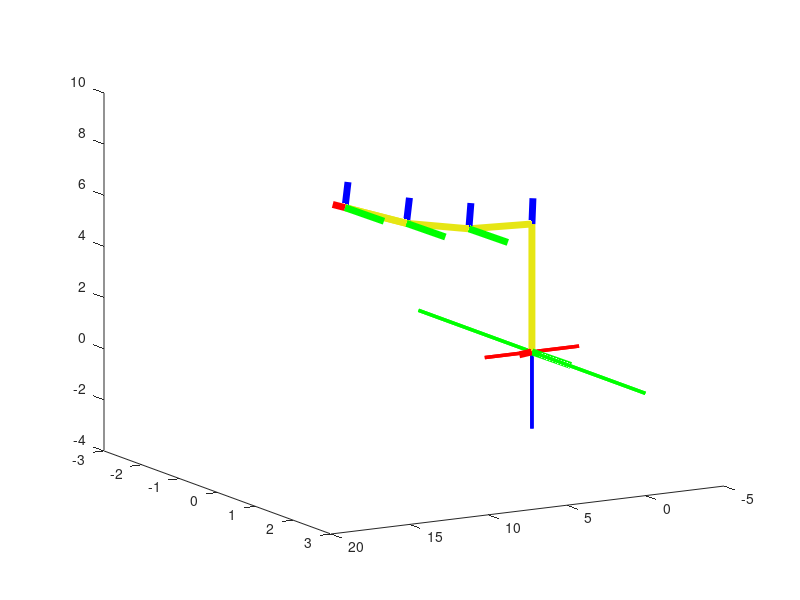

This figure's MATLAB source:
close all
clear all
clc

 promt = 'introduzca el valor (grados):';
 ang_Deg = input(promt);
 ang_Rad = deg2rad(ang_Deg);
 promt = 'introduzca el valor (grados):';
 ang_Deg2 = input(promt);
 ang_Rad2 = deg2rad(ang_Deg2);
 promt = 'introduzca el valor (grados):';
 ang_Deg3 = input(promt);
 ang_Rad3 = deg2rad(ang_Deg3);
 promt = 'introduzca el valor (grados):';
 ang_Deg4 = input(promt);
 ang_Rad4 = deg2rad(ang_Deg4);
 promt = 'introduzca el valor de L1:';
 L1= input(promt);
 promt = 'introduzca el valor de L2:';
 L2= input(promt);
 promt = 'introduzca el valor de L3:';
 L3= input(promt);
 promt = 'introduzca el valor de L4:';
 L4= input(promt);

 p1=[0 0 0]';
 if ang_Deg>=0
     angVec = 0:0.01:ang_Rad;
 else
      angVec = 0:-0.01:ang_Rad;
 end
 for i=1:length(angVec)
   clf
line([-3 3],[0 0],[0 0],'color',[1 0 0],'linewidth',2.5);   %establece el Eje x rojo
line([0 0],[-3 3],[0 0],'color',[0 1 0],'linewidth',2.5);   %establece el Eje y verde
line([0 0],[0 0],[-3 3],'color',[0 0 1],'linewidth',2.5);   %establece el Eje z azul
     cos(angVec(i))

TRz1 = [cos(angVec(i)) -sin(angVec(i)) 0 0;sin(angVec(i)) cos(angVec(i)) 0 0;0 0 1 0;0 0 0 1];
TTz = [1 0 0 0;0 1 0 0; 0 0 1 L1; 0 0 0 1];
T1=TRz1*TTz;
p2=T1(1:3,4);
%---------------------------------
v1x=T1(1:3,1);
v1y=T1(1:3,2);
v1z=T1(1:3,3);
view(150,15)
%-----------------------------
line([p1(1) p2(1)],[p1(2) p2(2)],[p1(3) p2(3)],'color',[0.5 00.7 0],'linewidth',5)%primer eslabon del brazo
line([p1(1) v1x(1)],[p1(2) v1x(2)],[p1(3) v1x(3)],'color',[1 0 0],'linewidth',5)
line([p1(1) v1y(1)],[p1(2) v1y(2)],[p1(3) v1y(3)],'color',[0 1 0],'linewidth',5)
line([p1(1) v1z(1)],[p1(2) v1z(2)],[p1(3) v1z(3)],'color',[0 0 1],'linewidth',5)

%-----------------------
line([-3 3],[0 0],[0 0],'color',[1 0 0],'linewidth',2.5);   %establece el Eje x rojo
line([0 0],[-3 3],[0 0],'color',[0 1 0],'linewidth',2.5);   %establece el Eje y verde
line([0 0],[0 0],[-3 3],'color',[0 0 1],'linewidth',2.5);   %establece el Eje z azul
TRy1 = [cos(0) 0 -sin(0) 0;0 1 0 0;sin(0) 0 cos(0) 0;0 0 0 1];
TTz1 = [1 0 0 L2;0 1 0 0; 0 0 1 0; 0 0 0 1];
T2=TRy1*TTz1;
Ta=T1*T2;
p3=Ta(1:3,4);
%-------------------------------
v2x=p2+Ta(1:3,1);
v2y=p2+Ta(1:3,2);
v2z=p2+Ta(1:3,3);
line([p2(1) p3(1)],[p2(2) p3(2)],[p2(3) p3(3)],'color',[0.6 0 0.8],'linewidth',5)
line([p2(1) v2x(1)],[p2(2) v2x(2)],[p2(3) v2x(3)],'color',[1 0 0],'linewidth',5)
line([p2(1) v2x(1)],[p2(2) v2x(2)],[p2(3) v2x(3)],'color',[0 1 0],'linewidth',5)
line([p2(1) v2z(1)],[p2(2) v2z(2)],[p2(3) v2z(3)],'color',[0 0 1],'linewidth',5)
%----------------------------------
line([-3 3],[0 0],[0 0],'color',[1 0 0],'linewidth',2.5);   %establece el Eje x rojo
line([0 0],[-3 3],[0 0],'color',[0 1 0],'linewidth',2.5);   %establece el Eje y verde
line([0 0],[0 0],[-3 3],'color',[0 0 1],'linewidth',2.5);   %establece el Eje z azul
TRy2 = [cos(0) 0 -sin(0) 0;0 1 0 0;sin(0) 0 cos(0) 0;0 0 0 1];
TTz2 = [1 0 0 L2;0 1 0 0; 0 0 1 0; 0 0 0 1];
T3=TRy2*TTz2;
Tb=Ta*T3;
p4=Tb(1:3,4);
v3x=p3+Tb(1:3,1);
v3y=p3+Tb(1:3,2);
v3z=p3+Tb(1:3,3);

%-------------------
line([p3(1) p4(1)],[p3(2) p4(2)],[p3(3) p4(3)],'color',[0 0.3 0],'linewidth',5)
line([p3(1) v3x(1)],[p3(2) v3x(2)],[p3(3) v3x(3)],'color',[1 0 0],'linewidth',5)
line([p3(1) v3y(1)],[p3(2) v3y(2)],[p3(3) v3y(3)],'color',[0 1 0],'linewidth',5)
line([p3(1) v3z(1)],[p3(2) v3z(2)],[p3(3) v3z(3)],'color',[0 0 1],'linewidth',5)

%------------------------------
line([-3 3],[0 0],[0 0],'color',[1 0 0],'linewidth',2.5);   %establece el Eje x rojo
line([0 0],[-3 3],[0 0],'color',[0 1 0],'linewidth',2.5);   %establece el Eje y verde
line([0 0],[0 0],[-3 3],'color',[0 0 1],'linewidth',2.5);   %establece el Eje z azul
TRy3 = [cos(0) 0 -sin(0) 0;0 1 0 0;sin(0) 0 cos(0) 0;0 0 0 1];
TTz3 = [1 0 0 L2;0 1 0 0; 0 0 1 0; 0 0 0 1];
T4=TRy3*TTz3;
Tc=Tb*T4;
p5=Tc(1:3,4);

v4x=p4+Tc(1:3,1);
v4y=p4+Tc(1:3,2);
v4z=p4+Tc(1:3,3);

v5x=p5+Tc(1:3,1);
v5y=p5+Tc(1:3,2);
v5z=p5+Tc(1:3,3);

%----------------------------------------------
line([p4(1) p5(1)],[p4(2) p5(2)],[p4(3) p5(3)],'color',[0 0.7 0],'linewidth',5)
line([p4(1) v4x(1)],[p4(2) v4x(2)],[p4(3) v4x(3)],'color',[1 0 0],'linewidth',5)
line([p4(1) v4y(1)],[p4(2) v4y(2)],[p4(3) v4y(3)],'color',[0 1 0],'linewidth',5)
line([p4(1) v4z(1)],[p4(2) v4z(2)],[p4(3) v4z(3)],'color',[0 0 1],'linewidth',5)
line([p5(1) v5x(1)],[p5(2) v5x(2)],[p5(3) v5x(3)],'color',[1 0 0],'linewidth',5)
line([p5(1) v5y(1)],[p5(2) v5y(2)],[p5(3) v5y(3)],'color',[0 1 0],'linewidth',5)
line([p5(1) v5z(1)],[p5(2) v5z(2)],[p5(3) v5z(3)],'color',[0 0 1],'linewidth',5)

pause(0.1);



 end
 
  if ang_Deg2>=0
 angVec2=0:0.01:ang_Rad2;
 else
     angVec2=0:-0.01:ang_Rad2;
  end
 for i=1:length(angVec2)
   clf
line([-3 3],[0 0],[0 0],'color',[1 0 0],'linewidth',2.5);   %establece el Eje x rojo
line([0 0],[-3 3],[0 0],'color',[0 1 0],'linewidth',2.5);   %establece el Eje y verde
line([0 0],[0 0],[-3 3],'color',[0 0 1],'linewidth',2.5);   %establece el Eje z azul
 p2=T1(1:3,4);
%----------------------------------------
 line([p1(1) p2(1)],[p1(2) p2(2)],[p1(3) p2(3)],'color',[0.9 0.9 0.08],'linewidth',5)
 line([p1(1) v1x(1)],[p1(2) v1x(2)],[p1(3) v1x(3)],'color',[1 0 0],'linewidth',5)
 line([p1(1) v1y(1)],[p1(2) v1y(2)],[p1(3) v1y(3)],'color',[0 1 0],'linewidth',5)
 line([p1(1) v1z(1)],[p1(2) v1z(2)],[p1(3) v1z(3)],'color',[0 0 1],'linewidth',5)

line([-3 3],[0 0],[0 0],'color',[1 0 0],'linewidth',2.5);   %establece el Eje x rojo
line([0 0],[-3 3],[0 0],'color',[0 1 0],'linewidth',2.5);   %establece el Eje y verde
line([0 0],[0 0],[-3 3],'color',[0 0 1],'linewidth',2.5);   %establece el Eje z azul
TRy1 = [cos(angVec2(i)) 0 -sin(angVec2(i)) 0;0 1 0 0;sin(angVec2(i)) 0 cos(angVec2(i)) 0;0 0 0 1];
TTz1 = [1 0 0 L2;0 1 0 0; 0 0 1 0; 0 0 0 1];
T2=TRy1*TTz1;
Ta=T1*T2;
p3=Ta(1:3,4);
v2x=p2+Ta(1:3,1);
v2y=p2+Ta(1:3,2);
v2z=p2+Ta(1:3,3);
%------------------------------------
view(150,15)
line([p2(1) p3(1)],[p2(2) p3(2)],[p2(3) p3(3)],'color',[0.9 0.9 0.08],'linewidth',5)
line([p2(1) v2x(1)],[p2(2) v2x(2)],[p2(3) v2x(3)],'color',[1 0 0],'linewidth',5)
line([p2(1) v2x(1)],[p2(2) v2x(2)],[p2(3) v2x(3)],'color',[0 1 0],'linewidth',5)
line([p2(1) v2z(1)],[p2(2) v2z(2)],[p2(3) v2z(3)],'color',[0 0 1],'linewidth',5)
line([-3 3],[0 0],[0 0],'color',[1 0 0],'linewidth',2.5);   %establece el Eje x rojo
line([0 0],[-3 3],[0 0],'color',[0 1 0],'linewidth',2.5);   %establece el Eje y verde
line([0 0],[0 0],[-3 3],'color',[0 0 1],'linewidth',2.5);   %establece el Eje z azul
TRy2 = [cos(0) 0 -sin(0) 0;0 1 0 0;sin(0) 0 cos(0) 0;0 0 0 1];
TTz2 = [1 0 0 L3;0 1 0 0; 0 0 1 0; 0 0 0 1];
T3=TRy2*TTz2;
Tb=Ta*T3;
p4=Tb(1:3,4);
v3x=p3+Tb(1:3,1);
v3y=p3+Tb(1:3,2);
v3z=p3+Tb(1:3,3);
%-----------------------------------
line([p3(1) p4(1)],[p3(2) p4(2)],[p3(3) p4(3)],'color',[0.9 0.9 0.08],'linewidth',5)
line([p3(1) v3x(1)],[p3(2) v3x(2)],[p3(3) v3x(3)],'color',[1 0 0],'linewidth',5)
line([p3(1) v3y(1)],[p3(2) v3y(2)],[p3(3) v3y(3)],'color',[0 1 0],'linewidth',5)
line([p3(1) v3z(1)],[p3(2) v3z(2)],[p3(3) v3z(3)],'color',[0 0 1],'linewidth',5)

line([-3 3],[0 0],[0 0],'color',[1 0 0],'linewidth',2.5);   %establece el Eje x rojo
line([0 0],[-3 3],[0 0],'color',[0 1 0],'linewidth',2.5);   %establece el Eje y verde
line([0 0],[0 0],[-3 3],'color',[0 0 1],'linewidth',2.5);   %establece el Eje z azul
TRy3 = [cos(0) 0 -sin(0) 0;0 1 0 0;sin(0) 0 cos(0) 0;0 0 0 1];
TTz3 = [1 0 0 L4;0 1 0 0; 0 0 1 0; 0 0 0 1];
T4=TRy3*TTz3;
Tc=Tb*T4;
p5=Tc(1:3,4);
v4x=p4+Tc(1:3,1);
v4y=p4+Tc(1:3,2);
v4z=p4+Tc(1:3,3);

v5x=p5+Tc(1:3,1);
v5y=p5+Tc(1:3,2);
v5z=p5+Tc(1:3,3);
%-----------------------------------------------
line([p4(1) p5(1)],[p4(2) p5(2)],[p4(3) p5(3)],'color',[0.9 0.9 0.08],'linewidth',5)
line([p4(1) p5(1)],[p4(2) p5(2)],[p4(3) p5(3)],'color',[0.9 0.9 0.08],'linewidth',5)
line([p4(1) v4x(1)],[p4(2) v4x(2)],[p4(3) v4x(3)],'color',[1 0 0],'linewidth',5)
line([p4(1) v4y(1)],[p4(2) v4y(2)],[p4(3) v4y(3)],'color',[0 1 0],'linewidth',5)
line([p4(1) v4z(1)],[p4(2) v4z(2)],[p4(3) v4z(3)],'color',[0 0 1],'linewidth',5)
line([p5(1) v5x(1)],[p5(2) v5x(2)],[p5(3) v5x(3)],'color',[1 0 0],'linewidth',5)
line([p5(1) v5y(1)],[p5(2) v5y(2)],[p5(3) v5y(3)],'color',[0 1 0],'linewidth',5)
line([p5(1) v5z(1)],[p5(2) v5z(2)],[p5(3) v5z(3)],'color',[0 0 1],'linewidth',5)
pause(0.1);
 end

 if ang_Deg3>=0
 angVec3=0:0.01:ang_Rad3;
 else
     angVec3=0:-0.01:ang_Rad3;
  end
  
   for i=1:length(angVec3)
   clf
line([-3 3],[0 0],[0 0],'color',[1 0 0],'linewidth',2.5);   %establece el Eje x rojo
line([0 0],[-3 3],[0 0],'color',[0 1 0],'linewidth',2.5);   %establece el Eje y verde
line([0 0],[0 0],[-3 3],'color',[0 0 1],'linewidth',2.5);   %establece el Eje z azul
 p2=T1(1:3,4);
 line([p1(1) p2(1)],[p1(2) p2(2)],[p1(3) p2(3)],'color',[0.9 0.9 0.08],'linewidth',5)
 line([p1(1) v1x(1)],[p1(2) v1x(2)],[p1(3) v1x(3)],'color',[1 0 0],'linewidth',5)
 line([p1(1) v1y(1)],[p1(2) v1y(2)],[p1(3) v1y(3)],'color',[0 1 0],'linewidth',5)
 line([p1(1) v1z(1)],[p1(2) v1z(2)],[p1(3) v1z(3)],'color',[0 0 1],'linewidth',5)

 p3=Ta(1:3,4);
 line([p2(1) p3(1)],[p2(2) p3(2)],[p2(3) p3(3)],'color',[0.9 0.9 0.08],'linewidth',5)
 line([p2(1) v2x(1)],[p2(2) v2x(2)],[p2(3) v2x(3)],'color',[1 0 0],'linewidth',5)
 line([p2(1) v2x(1)],[p2(2) v2x(2)],[p2(3) v2x(3)],'color',[0 1 0],'linewidth',5)
 line([p2(1) v2z(1)],[p2(2) v2z(2)],[p2(3) v2z(3)],'color',[0 0 1],'linewidth',5)

line([-3 3],[0 0],[0 0],'color',[1 0 0],'linewidth',2.5);   %establece el Eje x rojo
line([0 0],[-3 3],[0 0],'color',[0 1 0],'linewidth',2.5);   %establece el Eje y verde
line([0 0],[0 0],[-3 3],'color',[0 0 1],'linewidth',2.5);   %establece el Eje z azul
TRy2 = [cos(angVec3(i)) 0 -sin(angVec3(i)) 0;0 1 0 0;sin(angVec3(i)) 0 cos(angVec3(i)) 0;0 0 0 1];
TTz2 = [1 0 0 L3;0 1 0 0; 0 0 1 0; 0 0 0 1];
T3=TRy2*TTz2;
Tb=Ta*T3;
p4=Tb(1:3,4);
v3x=p3+Tb(1:3,1);
v3y=p3+Tb(1:3,2);
v3z=p3+Tb(1:3,3);
%imprime linea 2
view(150,15)
line([p3(1) p4(1)],[p3(2) p4(2)],[p3(3) p4(3)],'color',[0.9 0.9 0.08],'linewidth',5)
line([p3(1) v3x(1)],[p3(2) v3x(2)],[p3(3) v3x(3)],'color',[1 0 0],'linewidth',5)
line([p3(1) v3y(1)],[p3(2) v3y(2)],[p3(3) v3y(3)],'color',[0 1 0],'linewidth',5)
line([p3(1) v3z(1)],[p3(2) v3z(2)],[p3(3) v3z(3)],'color',[0 0 1],'linewidth',5)

line([-3 3],[0 0],[0 0],'color',[1 0 0],'linewidth',2.5);   %establece el Eje x rojo
line([0 0],[-3 3],[0 0],'color',[0 1 0],'linewidth',2.5);   %establece el Eje y verde
line([0 0],[0 0],[-3 3],'color',[0 0 1],'linewidth',2.5);   %establece el Eje z azul
TRy3 = [cos(0) 0 -sin(0) 0;0 1 0 0;sin(0) 0 cos(0) 0;0 0 0 1];
TTz3 = [1 0 0 L4;0 1 0 0; 0 0 1 0; 0 0 0 1];
T4=TRy3*TTz3;
Tc=Tb*T4;
p5=Tc(1:3,4);
%---------------------------------
v4x=p4+Tc(1:3,1);
v4y=p4+Tc(1:3,2);
v4z=p4+Tc(1:3,3);

v5x=p5+Tc(1:3,1);
v5y=p5+Tc(1:3,2);
v5z=p5+Tc(1:3,3);
line([p4(1) p5(1)],[p4(2) p5(2)],[p4(3) p5(3)],'color',[0.9 0.9 0.08],'linewidth',5)
line([p4(1) p5(1)],[p4(2) p5(2)],[p4(3) p5(3)],'color',[0.9 0.9 0.08],'linewidth',5)
line([p4(1) v4x(1)],[p4(2) v4x(2)],[p4(3) v4x(3)],'color',[1 0 0],'linewidth',5)
line([p4(1) v4y(1)],[p4(2) v4y(2)],[p4(3) v4y(3)],'color',[0 1 0],'linewidth',5)
line([p4(1) v4z(1)],[p4(2) v4z(2)],[p4(3) v4z(3)],'color',[0 0 1],'linewidth',5)
line([p5(1) v5x(1)],[p5(2) v5x(2)],[p5(3) v5x(3)],'color',[1 0 0],'linewidth',5)
line([p5(1) v5y(1)],[p5(2) v5y(2)],[p5(3) v5y(3)],'color',[0 1 0],'linewidth',5)
line([p5(1) v5z(1)],[p5(2) v5z(2)],[p5(3) v5z(3)],'color',[0 0 1],'linewidth',5)
pause(0.1);
   end
   
   if ang_Deg4>=0
 angVec4=0:0.01:ang_Rad4;
 else
     angVec4=0:-0.01:ang_Rad4;
  end
  
   for i=1:length(angVec4)
   clf
line([-3 3],[0 0],[0 0],'color',[1 0 0],'linewidth',2.5);   %establece el Eje x rojo
line([0 0],[-3 3],[0 0],'color',[0 1 0],'linewidth',2.5);   %establece el Eje y verde
line([0 0],[0 0],[-3 3],'color',[0 0 1],'linewidth',2.5);   %establece el Eje z azul
 
 p2=T1(1:3,4);
 line([p1(1) p2(1)],[p1(2) p2(2)],[p1(3) p2(3)],'color',[0.9 0.9 0.08],'linewidth',5)
 line([p1(1) v1x(1)],[p1(2) v1x(2)],[p1(3) v1x(3)],'color',[1 0 0],'linewidth',5)
 line([p1(1) v1y(1)],[p1(2) v1y(2)],[p1(3) v1y(3)],'color',[0 1 0],'linewidth',5)
 line([p1(1) v1z(1)],[p1(2) v1z(2)],[p1(3) v1z(3)],'color',[0 0 1],'linewidth',5)

 p3=Ta(1:3,4);
 line([p2(1) p3(1)],[p2(2) p3(2)],[p2(3) p3(3)],'color',[0.9 0.9 0.08],'linewidth',5)
 line([p2(1) v2x(1)],[p2(2) v2x(2)],[p2(3) v2x(3)],'color',[1 0 0],'linewidth',5)
 line([p2(1) v2x(1)],[p2(2) v2x(2)],[p2(3) v2x(3)],'color',[0 1 0],'linewidth',5)
 line([p2(1) v2z(1)],[p2(2) v2z(2)],[p2(3) v2z(3)],'color',[0 0 1],'linewidth',5)
 
 p4=Tb(1:3,4);
 line([p3(1) p4(1)],[p3(2) p4(2)],[p3(3) p4(3)],'color',[0.9 0.9 0.08],'linewidth',5)
 line([p3(1) v3x(1)],[p3(2) v3x(2)],[p3(3) v3x(3)],'color',[1 0 0],'linewidth',5)
 line([p3(1) v3y(1)],[p3(2) v3y(2)],[p3(3) v3y(3)],'color',[0 1 0],'linewidth',5)
 line([p3(1) v3z(1)],[p3(2) v3z(2)],[p3(3) v3z(3)],'color',[0 0 1],'linewidth',5)
line([-3 3],[0 0],[0 0],'color',[1 0 0],'linewidth',2.5);   %establece el Eje x rojo
line([0 0],[-3 3],[0 0],'color',[0 1 0],'linewidth',2.5);   %establece el Eje y verde
line([0 0],[0 0],[-3 3],'color',[0 0 1],'linewidth',2.5);   %establece el Eje z azul
TRy3 = [cos(angVec4(i)) 0 -sin(angVec4(i)) 0;0 1 0 0;sin(angVec4(i)) 0 cos(angVec4(i)) 0;0 0 0 1];
TTz3 = [1 0 0 L4;0 1 0 0; 0 0 1 0; 0 0 0 1];
T4=TRy3*TTz3;
Tc=Tb*T4;
p5=Tc(1:3,4);
v4x=p4+Tc(1:3,1);
v4y=p4+Tc(1:3,2);
v4z=p4+Tc(1:3,3);

v5x=p5+Tc(1:3,1);
v5y=p5+Tc(1:3,2);
v5z=p5+Tc(1:3,3);
%----------------------------------
view(150,15)
line([p4(1) p5(1)],[p4(2) p5(2)],[p4(3) p5(3)],'color',[0.9 0.9 0.08],'linewidth',5)
line([p4(1) p5(1)],[p4(2) p5(2)],[p4(3) p5(3)],'color',[0.9 0.9 0.08],'linewidth',5)
line([p4(1) v4x(1)],[p4(2) v4x(2)],[p4(3) v4x(3)],'color',[1 0 0],'linewidth',5)
line([p4(1) v4y(1)],[p4(2) v4y(2)],[p4(3) v4y(3)],'color',[0 1 0],'linewidth',5)
line([p4(1) v4z(1)],[p4(2) v4z(2)],[p4(3) v4z(3)],'color',[0 0 1],'linewidth',5)

line([p5(1) v5x(1)],[p5(2) v5x(2)],[p5(3) v5x(3)],'color',[1 0 0],'linewidth',5)
line([p5(1) v5y(1)],[p5(2) v5y(2)],[p5(3) v5y(3)],'color',[0 1 0],'linewidth',5)
line([p5(1) v5z(1)],[p5(2) v5z(2)],[p5(3) v5z(3)],'color',[0 0 1],'linewidth',5)
pause(0.1);
   end